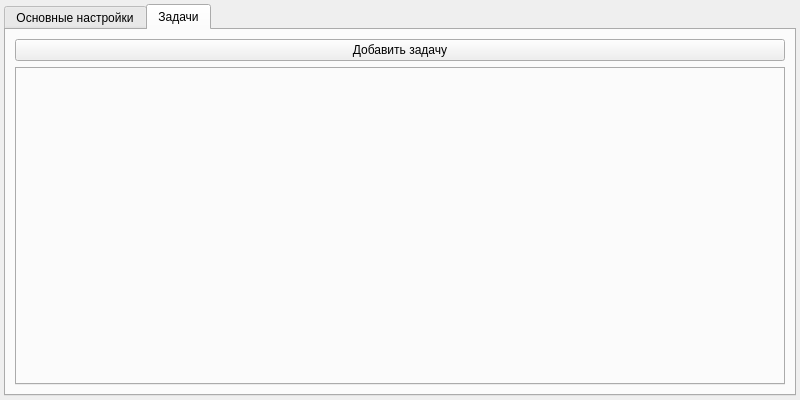
<?xml version="1.0" encoding="UTF-8"?>
<ui version="4.0">
 <class>MainWindow</class>
 <widget class="QMainWindow" name="MainWindow">
  <property name="geometry">
   <rect>
    <x>0</x>
    <y>0</y>
    <width>800</width>
    <height>400</height>
   </rect>
  </property>
  <property name="windowTitle">
   <string>Настройки</string>
  </property>
  <widget class="QWidget" name="centralwidget">
   <layout class="QVBoxLayout" name="verticalLayout">
    <property name="leftMargin">
     <number>4</number>
    </property>
    <property name="topMargin">
     <number>4</number>
    </property>
    <property name="rightMargin">
     <number>4</number>
    </property>
    <property name="bottomMargin">
     <number>4</number>
    </property>
    <item>
     <widget class="QTabWidget" name="tabWidget">
      <property name="currentIndex">
       <number>1</number>
      </property>
      <widget class="QWidget" name="tab">
       <attribute name="title">
        <string>Основные настройки</string>
       </attribute>
       <layout class="QFormLayout" name="formLayoutSettings">
        <property name="labelAlignment">
         <set>Qt::AlignmentFlag::AlignLeading|Qt::AlignmentFlag::AlignLeft|Qt::AlignmentFlag::AlignVCenter</set>
        </property>
        <property name="formAlignment">
         <set>Qt::AlignmentFlag::AlignLeading|Qt::AlignmentFlag::AlignLeft|Qt::AlignmentFlag::AlignTop</set>
        </property>
        <property name="horizontalSpacing">
         <number>6</number>
        </property>
        <property name="verticalSpacing">
         <number>6</number>
        </property>
        <item row="0" column="0">
         <widget class="QLabel" name="labelApiEndpoint">
          <property name="text">
           <string>Адрес API эндпоинта</string>
          </property>
         </widget>
        </item>
        <item row="0" column="1">
         <widget class="QLineEdit" name="lineEditApiEndpoint"/>
        </item>
        <item row="1" column="0">
         <widget class="QLabel" name="labelModelName">
          <property name="text">
           <string>Название модели</string>
          </property>
         </widget>
        </item>
        <item row="1" column="1">
         <widget class="QLineEdit" name="lineEditModelName"/>
        </item>
        <item row="2" column="0">
         <widget class="QLabel" name="labelApiKey">
          <property name="text">
           <string>API ключ</string>
          </property>
         </widget>
        </item>
        <item row="2" column="1">
         <widget class="QLineEdit" name="lineEditApiKey"/>
        </item>
        <item row="3" column="0">
         <widget class="QLabel" name="labelProxy">
          <property name="text">
           <string>Прокси</string>
          </property>
         </widget>
        </item>
        <item row="3" column="1">
         <widget class="QLineEdit" name="lineEditProxy"/>
        </item>
        <item row="4" column="0">
         <widget class="QLabel" name="labelHotkey">
          <property name="text">
           <string>Хоткей для вызова меню</string>
          </property>
         </widget>
        </item>
        <item row="4" column="1">
         <layout class="QHBoxLayout" name="horizontalLayoutScan">
          <item>
           <widget class="QLineEdit" name="lineEditHotkey"/>
          </item>
          <item>
           <widget class="QPushButton" name="pushButtonScan">
            <property name="text">
             <string>Сканировать</string>
            </property>
           </widget>
          </item>
         </layout>
        </item>
       </layout>
      </widget>
      <widget class="QWidget" name="tab_2">
       <attribute name="title">
        <string>Задачи</string>
       </attribute>
       <layout class="QVBoxLayout" name="verticalLayoutTab2">
        <item>
         <widget class="QPushButton" name="pushButtonAddTask">
          <property name="text">
           <string>Добавить задачу</string>
          </property>
         </widget>
        </item>
        <item>
         <widget class="QTabWidget" name="tasksTabWidget"/>
        </item>
       </layout>
      </widget>
     </widget>
    </item>
   </layout>
  </widget>
 </widget>
 <resources/>
 <connections/>
</ui>
